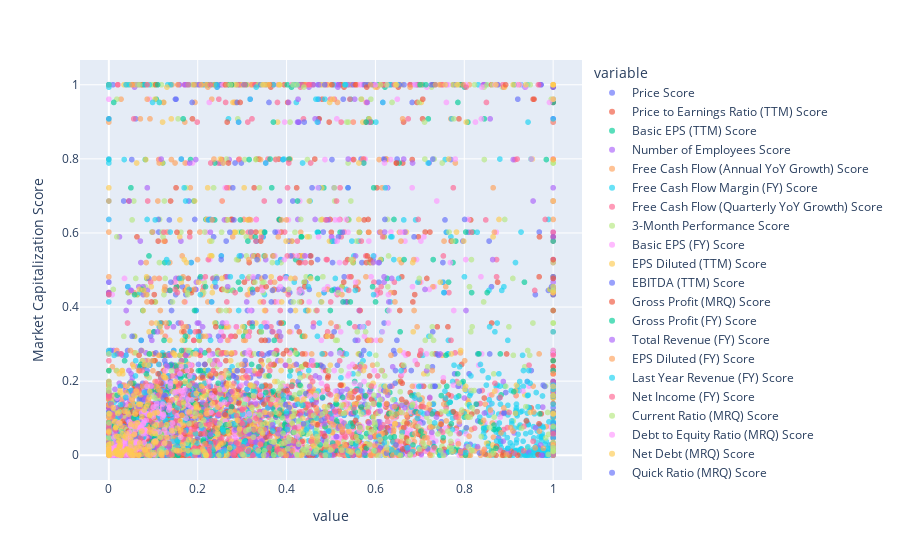

The notebook cell saved with this chart:
### Code cell
fig = px.scatter(
    mega_df, x=predictors, y=target_y, opacity=0.65,
    trendline_color_override='darkblue'
)
fig.show()

### Figure 1 — Plotly figure (JSON) as saved in the notebook; plotly's stock layout.template omitted (floating-point values rounded to 4 significant figures; data arrays with more than 128 entries replaced by an {"elided": "..."} marker saying what was removed)
{"data": [{"hovertemplate": "variable=Price Score<br>value=%{x}<br>Market Capitalization Score=%{y}<extra></extra>", "legendgroup": "Price Score", "marker": {"color": "#636efa", "opacity": 0.65, "symbol": "circle"}, "mode": "markers", "name": "Price Score", "showlegend": true, "type": "scattergl", "x": {"elided": "231 float values"}, "xaxis": "x", "y": {"elided": "231 float values"}, "yaxis": "y"}, {"hovertemplate": "variable=Price to Earnings Ratio (TTM) Score<br>value=%{x}<br>Market Capitalization Score=%{y}<extra></extra>", "legendgroup": "Price to Earnings Ratio (TTM) Score", "marker": {"color": "#EF553B", "opacity": 0.65, "symbol": "circle"}, "mode": "markers", "name": "Price to Earnings Ratio (TTM) Score", "showlegend": true, "type": "scattergl", "x": {"elided": "231 float values"}, "xaxis": "x", "y": {"elided": "231 float values"}, "yaxis": "y"}, {"hovertemplate": "variable=Basic EPS (TTM) Score<br>value=%{x}<br>Market Capitalization Score=%{y}<extra></extra>", "legendgroup": "Basic EPS (TTM) Score", "marker": {"color": "#00cc96", "opacity": 0.65, "symbol": "circle"}, "mode": "markers", "name": "Basic EPS (TTM) Score", "showlegend": true, "type": "scattergl", "x": {"elided": "231 float values"}, "xaxis": "x", "y": {"elided": "231 float values"}, "yaxis": "y"}, {"hovertemplate": "variable=Number of Employees Score<br>value=%{x}<br>Market Capitalization Score=%{y}<extra></extra>", "legendgroup": "Number of Employees Score", "marker": {"color": "#ab63fa", "opacity": 0.65, "symbol": "circle"}, "mode": "markers", "name": "Number of Employees Score", "showlegend": true, "type": "scattergl", "x": {"elided": "231 float values"}, "xaxis": "x", "y": {"elided": "231 float values"}, "yaxis": "y"}, {"hovertemplate": "variable=Free Cash Flow (Annual YoY Growth) Score<br>value=%{x}<br>Market Capitalization Score=%{y}<extra></extra>", "legendgroup": "Free Cash Flow (Annual YoY Growth) Score", "marker": {"color": "#FFA15A", "opacity": 0.65, "symbol": "circle"}, "mode": "markers", "name": "Free Cash Flow (Annual YoY Growth) Score", "showlegend": true, "type": "scattergl", "x": {"elided": "231 float values"}, "xaxis": "x", "y": {"elided": "231 float values"}, "yaxis": "y"}, {"hovertemplate": "variable=Free Cash Flow Margin (FY) Score<br>value=%{x}<br>Market Capitalization Score=%{y}<extra></extra>", "legendgroup": "Free Cash Flow Margin (FY) Score", "marker": {"color": "#19d3f3", "opacity": 0.65, "symbol": "circle"}, "mode": "markers", "name": "Free Cash Flow Margin (FY) Score", "showlegend": true, "type": "scattergl", "x": {"elided": "231 float values"}, "xaxis": "x", "y": {"elided": "231 float values"}, "yaxis": "y"}, {"hovertemplate": "variable=Free Cash Flow (Quarterly YoY Growth) Score<br>value=%{x}<br>Market Capitalization Score=%{y}<extra></extra>", "legendgroup": "Free Cash Flow (Quarterly YoY Growth) Score", "marker": {"color": "#FF6692", "opacity": 0.65, "symbol": "circle"}, "mode": "markers", "name": "Free Cash Flow (Quarterly YoY Growth) Score", "showlegend": true, "type": "scattergl", "x": {"elided": "231 float values"}, "xaxis": "x", "y": {"elided": "231 float values"}, "yaxis": "y"}, {"hovertemplate": "variable=3-Month Performance Score<br>value=%{x}<br>Market Capitalization Score=%{y}<extra></extra>", "legendgroup": "3-Month Performance Score", "marker": {"color": "#B6E880", "opacity": 0.65, "symbol": "circle"}, "mode": "markers", "name": "3-Month Performance Score", "showlegend": true, "type": "scattergl", "x": {"elided": "231 float values"}, "xaxis": "x", "y": {"elided": "231 float values"}, "yaxis": "y"}, {"hovertemplate": "variable=Basic EPS (FY) Score<br>value=%{x}<br>Market Capitalization Score=%{y}<extra></extra>", "legendgroup": "Basic EPS (FY) Score", "marker": {"color": "#FF97FF", "opacity": 0.65, "symbol": "circle"}, "mode": "markers", "name": "Basic EPS (FY) Score", "showlegend": true, "type": "scattergl", "x": {"elided": "231 float values"}, "xaxis": "x", "y": {"elided": "231 float values"}, "yaxis": "y"}, {"hovertemplate": "variable=EPS Diluted (TTM) Score<br>value=%{x}<br>Market Capitalization Score=%{y}<extra></extra>", "legendgroup": "EPS Diluted (TTM) Score", "marker": {"color": "#FECB52", "opacity": 0.65, "symbol": "circle"}, "mode": "markers", "name": "EPS Diluted (TTM) Score", "showlegend": true, "type": "scattergl", "x": {"elided": "231 float values"}, "xaxis": "x", "y": {"elided": "231 float values"}, "yaxis": "y"}, {"hovertemplate": "variable=EBITDA (TTM) Score<br>value=%{x}<br>Market Capitalization Score=%{y}<extra></extra>", "legendgroup": "EBITDA (TTM) Score", "marker": {"color": "#636efa", "opacity": 0.65, "symbol": "circle"}, "mode": "markers", "name": "EBITDA (TTM) Score", "showlegend": true, "type": "scattergl", "x": {"elided": "231 float values"}, "xaxis": "x", "y": {"elided": "231 float values"}, "yaxis": "y"}, {"hovertemplate": "variable=Gross Profit (MRQ) Score<br>value=%{x}<br>Market Capitalization Score=%{y}<extra></extra>", "legendgroup": "Gross Profit (MRQ) Score", "marker": {"color": "#EF553B", "opacity": 0.65, "symbol": "circle"}, "mode": "markers", "name": "Gross Profit (MRQ) Score", "showlegend": true, "type": "scattergl", "x": {"elided": "231 float values"}, "xaxis": "x", "y": {"elided": "231 float values"}, "yaxis": "y"}, {"hovertemplate": "variable=Gross Profit (FY) Score<br>value=%{x}<br>Market Capitalization Score=%{y}<extra></extra>", "legendgroup": "Gross Profit (FY) Score", "marker": {"color": "#00cc96", "opacity": 0.65, "symbol": "circle"}, "mode": "markers", "name": "Gross Profit (FY) Score", "showlegend": true, "type": "scattergl", "x": {"elided": "231 float values"}, "xaxis": "x", "y": {"elided": "231 float values"}, "yaxis": "y"}, {"hovertemplate": "variable=Total Revenue (FY) Score<br>value=%{x}<br>Market Capitalization Score=%{y}<extra></extra>", "legendgroup": "Total Revenue (FY) Score", "marker": {"color": "#ab63fa", "opacity": 0.65, "symbol": "circle"}, "mode": "markers", "name": "Total Revenue (FY) Score", "showlegend": true, "type": "scattergl", "x": {"elided": "231 float values"}, "xaxis": "x", "y": {"elided": "231 float values"}, "yaxis": "y"}, {"hovertemplate": "variable=EPS Diluted (FY) Score<br>value=%{x}<br>Market Capitalization Score=%{y}<extra></extra>", "legendgroup": "EPS Diluted (FY) Score", "marker": {"color": "#FFA15A", "opacity": 0.65, "symbol": "circle"}, "mode": "markers", "name": "EPS Diluted (FY) Score", "showlegend": true, "type": "scattergl", "x": {"elided": "231 float values"}, "xaxis": "x", "y": {"elided": "231 float values"}, "yaxis": "y"}, {"hovertemplate": "variable=Last Year Revenue (FY) Score<br>value=%{x}<br>Market Capitalization Score=%{y}<extra></extra>", "legendgroup": "Last Year Revenue (FY) Score", "marker": {"color": "#19d3f3", "opacity": 0.65, "symbol": "circle"}, "mode": "markers", "name": "Last Year Revenue (FY) Score", "showlegend": true, "type": "scattergl", "x": {"elided": "231 float values"}, "xaxis": "x", "y": {"elided": "231 float values"}, "yaxis": "y"}, {"hovertemplate": "variable=Net Income (FY) Score<br>value=%{x}<br>Market Capitalization Score=%{y}<extra></extra>", "legendgroup": "Net Income (FY) Score", "marker": {"color": "#FF6692", "opacity": 0.65, "symbol": "circle"}, "mode": "markers", "name": "Net Income (FY) Score", "showlegend": true, "type": "scattergl", "x": {"elided": "231 float values"}, "xaxis": "x", "y": {"elided": "231 float values"}, "yaxis": "y"}, {"hovertemplate": "variable=Current Ratio (MRQ) Score<br>value=%{x}<br>Market Capitalization Score=%{y}<extra></extra>", "legendgroup": "Current Ratio (MRQ) Score", "marker": {"color": "#B6E880", "opacity": 0.65, "symbol": "circle"}, "mode": "markers", "name": "Current Ratio (MRQ) Score", "showlegend": true, "type": "scattergl", "x": {"elided": "231 float values"}, "xaxis": "x", "y": {"elided": "231 float values"}, "yaxis": "y"}, {"hovertemplate": "variable=Debt to Equity Ratio (MRQ) Score<br>value=%{x}<br>Market Capitalization Score=%{y}<extra></extra>", "legendgroup": "Debt to Equity Ratio (MRQ) Score", "marker": {"color": "#FF97FF", "opacity": 0.65, "symbol": "circle"}, "mode": "markers", "name": "Debt to Equity Ratio (MRQ) Score", "showlegend": true, "type": "scattergl", "x": {"elided": "231 float values"}, "xaxis": "x", "y": {"elided": "231 float values"}, "yaxis": "y"}, {"hovertemplate": "variable=Net Debt (MRQ) Score<br>value=%{x}<br>Market Capitalization Score=%{y}<extra></extra>", "legendgroup": "Net Debt (MRQ) Score", "marker": {"color": "#FECB52", "opacity": 0.65, "symbol": "circle"}, "mode": "markers", "name": "Net Debt (MRQ) Score", "showlegend": true, "type": "scattergl", "x": {"elided": "231 float values"}, "xaxis": "x", "y": {"elided": "231 float values"}, "yaxis": "y"}, {"hovertemplate": "variable=Quick Ratio (MRQ) Score<br>value=%{x}<br>Market Capitalization Score=%{y}<extra></extra>", "legendgroup": "Quick Ratio (MRQ) Score", "marker": {"color": "#636efa", "opacity": 0.65, "symbol": "circle"}, "mode": "markers", "name": "Quick Ratio (MRQ) Score", "showlegend": true, "type": "scattergl", "x": {"elided": "231 float values"}, "xaxis": "x", "y": {"elided": "231 float values"}, "yaxis": "y"}, {"hovertemplate": "variable=Total Assets (MRQ) Score<br>value=%{x}<br>Market Capitalization Score=%{y}<extra></extra>", "legendgroup": "Total Assets (MRQ) Score", "marker": {"color": "#EF553B", "opacity": 0.65, "symbol": "circle"}, "mode": "markers", "name": "Total Assets (MRQ) Score", "showlegend": true, "type": "scattergl", "x": {"elided": "231 float values"}, "xaxis": "x", "y": {"elided": "231 float values"}, "yaxis": "y"}, {"hovertemplate": "variable=Total Debt (MRQ) Score<br>value=%{x}<br>Market Capitalization Score=%{y}<extra></extra>", "legendgroup": "Total Debt (MRQ) Score", "marker": {"color": "#00cc96", "opacity": 0.65, "symbol": "circle"}, "mode": "markers", "name": "Total Debt (MRQ) Score", "showlegend": true, "type": "scattergl", "x": {"elided": "231 float values"}, "xaxis": "x", "y": {"elided": "231 float values"}, "yaxis": "y"}, {"hovertemplate": "variable=Total Current Assets (MRQ) Score<br>value=%{x}<br>Market Capitalization Score=%{y}<extra></extra>", "legendgroup": "Total Current Assets (MRQ) Score", "marker": {"color": "#ab63fa", "opacity": 0.65, "symbol": "circle"}, "mode": "markers", "name": "Total Current Assets (MRQ) Score", "showlegend": true, "type": "scattergl", "x": {"elided": "231 float values"}, "xaxis": "x", "y": {"elided": "231 float values"}, "yaxis": "y"}, {"hovertemplate": "variable=Dividend Yield Forward Score<br>value=%{x}<br>Market Capitalization Score=%{y}<extra></extra>", "legendgroup": "Dividend Yield Forward Score", "marker": {"color": "#FFA15A", "opacity": 0.65, "symbol": "circle"}, "mode": "markers", "name": "Dividend Yield Forward Score", "showlegend": true, "type": "scattergl", "x": {"elided": "231 float values"}, "xaxis": "x", "y": {"elided": "231 float values"}, "yaxis": "y"}, {"hovertemplate": "variable=Dividends Paid (FY) Score<br>value=%{x}<br>Market Capitalization Score=%{y}<extra></extra>", "legendgroup": "Dividends Paid (FY) Score", "marker": {"color": "#19d3f3", "opacity": 0.65, "symbol": "circle"}, "mode": "markers", "name": "Dividends Paid (FY) Score", "showlegend": true, "type": "scattergl", "x": {"elided": "231 float values"}, "xaxis": "x", "y": {"elided": "231 float values"}, "yaxis": "y"}, {"hovertemplate": "variable=Dividends per Share (FY) Score<br>value=%{x}<br>Market Capitalization Score=%{y}<extra></extra>", "legendgroup": "Dividends per Share (FY) Score", "marker": {"color": "#FF6692", "opacity": 0.65, "symbol": "circle"}, "mode": "markers", "name": "Dividends per Share (FY) Score", "showlegend": true, "type": "scattergl", "x": {"elided": "231 float values"}, "xaxis": "x", "y": {"elided": "231 float values"}, "yaxis": "y"}, {"hovertemplate": "variable=Gross Margin (TTM) Score<br>value=%{x}<br>Market Capitalization Score=%{y}<extra></extra>", "legendgroup": "Gross Margin (TTM) Score", "marker": {"color": "#B6E880", "opacity": 0.65, "symbol": "circle"}, "mode": "markers", "name": "Gross Margin (TTM) Score", "showlegend": true, "type": "scattergl", "x": {"elided": "231 float values"}, "xaxis": "x", "y": {"elided": "231 float values"}, "yaxis": "y"}, {"hovertemplate": "variable=Operating Margin (TTM) Score<br>value=%{x}<br>Market Capitalization Score=%{y}<extra></extra>", "legendgroup": "Operating Margin (TTM) Score", "marker": {"color": "#FF97FF", "opacity": 0.65, "symbol": "circle"}, "mode": "markers", "name": "Operating Margin (TTM) Score", "showlegend": true, "type": "scattergl", "x": {"elided": "231 float values"}, "xaxis": "x", "y": {"elided": "231 float values"}, "yaxis": "y"}, {"hovertemplate": "variable=Pretax Margin (TTM) Score<br>value=%{x}<br>Market Capitalization Score=%{y}<extra></extra>", "legendgroup": "Pretax Margin (TTM) Score", "marker": {"color": "#FECB52", "opacity": 0.65, "symbol": "circle"}, "mode": "markers", "name": "Pretax Margin (TTM) Score", "showlegend": true, "type": "scattergl", "x": {"elided": "231 float values"}, "xaxis": "x", "y": {"elided": "231 float values"}, "yaxis": "y"}, {"hovertemplate": "variable=Net Margin (TTM) Score<br>value=%{x}<br>Market Capitalization Score=%{y}<extra></extra>", "legendgroup": "Net Margin (TTM) Score", "marker": {"color": "#636efa", "opacity": 0.65, "symbol": "circle"}, "mode": "markers", "name": "Net Margin (TTM) Score", "showlegend": true, "type": "scattergl", "x": {"elided": "231 float values"}, "xaxis": "x", "y": {"elided": "231 float values"}, "yaxis": "y"}, {"hovertemplate": "variable=6-Month Performance Score<br>value=%{x}<br>Market Capitalization Score=%{y}<extra></extra>", "legendgroup": "6-Month Performance Score", "marker": {"color": "#EF553B", "opacity": 0.65, "symbol": "circle"}, "mode": "markers", "name": "6-Month Performance Score", "showlegend": true, "type": "scattergl", "x": {"elided": "231 float values"}, "xaxis": "x", "y": {"elided": "231 float values"}, "yaxis": "y"}, {"hovertemplate": "variable=YTD Performance Score<br>value=%{x}<br>Market Capitalization Score=%{y}<extra></extra>", "legendgroup": "YTD Performance Score", "marker": {"color": "#00cc96", "opacity": 0.65, "symbol": "circle"}, "mode": "markers", "name": "YTD Performance Score", "showlegend": true, "type": "scattergl", "x": {"elided": "231 float values"}, "xaxis": "x", "y": {"elided": "231 float values"}, "yaxis": "y"}, {"hovertemplate": "variable=Yearly Performance Score<br>value=%{x}<br>Market Capitalization Score=%{y}<extra></extra>", "legendgroup": "Yearly Performance Score", "marker": {"color": "#ab63fa", "opacity": 0.65, "symbol": "circle"}, "mode": "markers", "name": "Yearly Performance Score", "showlegend": true, "type": "scattergl", "x": {"elided": "231 float values"}, "xaxis": "x", "y": {"elided": "231 float values"}, "yaxis": "y"}, {"hovertemplate": "variable=1-Year Beta Score<br>value=%{x}<br>Market Capitalization Score=%{y}<extra></extra>", "legendgroup": "1-Year Beta Score", "marker": {"color": "#FFA15A", "opacity": 0.65, "symbol": "circle"}, "mode": "markers", "name": "1-Year Beta Score", "showlegend": true, "type": "scattergl", "x": {"elided": "231 float values"}, "xaxis": "x", "y": {"elided": "231 float values"}, "yaxis": "y"}, {"hovertemplate": "variable=Volatility Score<br>value=%{x}<br>Market Capitalization Score=%{y}<extra></extra>", "legendgroup": "Volatility Score", "marker": {"color": "#19d3f3", "opacity": 0.65, "symbol": "circle"}, "mode": "markers", "name": "Volatility Score", "showlegend": true, "type": "scattergl", "x": {"elided": "231 float values"}, "xaxis": "x", "y": {"elided": "231 float values"}, "yaxis": "y"}, {"hovertemplate": "variable=Price to Revenue Ratio (TTM) Score<br>value=%{x}<br>Market Capitalization Score=%{y}<extra></extra>", "legendgroup": "Price to Revenue Ratio (TTM) Score", "marker": {"color": "#FF6692", "opacity": 0.65, "symbol": "circle"}, "mode": "markers", "name": "Price to Revenue Ratio (TTM) Score", "showlegend": true, "type": "scattergl", "x": {"elided": "231 float values"}, "xaxis": "x", "y": {"elided": "231 float values"}, "yaxis": "y"}, {"hovertemplate": "variable=Enterprise Value/EBITDA (TTM) Score<br>value=%{x}<br>Market Capitalization Score=%{y}<extra></extra>", "legendgroup": "Enterprise Value/EBITDA (TTM) Score", "marker": {"color": "#B6E880", "opacity": 0.65, "symbol": "circle"}, "mode": "markers", "name": "Enterprise Value/EBITDA (TTM) Score", "showlegend": true, "type": "scattergl", "x": {"elided": "231 float values"}, "xaxis": "x", "y": {"elided": "231 float values"}, "yaxis": "y"}, {"hovertemplate": "variable=Enterprise Value (MRQ) Score<br>value=%{x}<br>Market Capitalization Score=%{y}<extra></extra>", "legendgroup": "Enterprise Value (MRQ) Score", "marker": {"color": "#FF97FF", "opacity": 0.65, "symbol": "circle"}, "mode": "markers", "name": "Enterprise Value (MRQ) Score", "showlegend": true, "type": "scattergl", "x": {"elided": "231 float values"}, "xaxis": "x", "y": {"elided": "231 float values"}, "yaxis": "y"}, {"hovertemplate": "variable=Total Shares Outstanding Score<br>value=%{x}<br>Market Capitalization Score=%{y}<extra></extra>", "legendgroup": "Total Shares Outstanding Score", "marker": {"color": "#FECB52", "opacity": 0.65, "symbol": "circle"}, "mode": "markers", "name": "Total Shares Outstanding Score", "showlegend": true, "type": "scattergl", "x": {"elided": "231 float values"}, "xaxis": "x", "y": {"elided": "231 float values"}, "yaxis": "y"}], "layout": {"legend": {"title": {"text": "variable"}, "tracegroupgap": 0}, "margin": {"t": 60}, "xaxis": {"anchor": "y", "domain": [0, 1], "title": {"text": "value"}}, "yaxis": {"anchor": "x", "domain": [0, 1], "title": {"text": "Market Capitalization Score"}}}}
